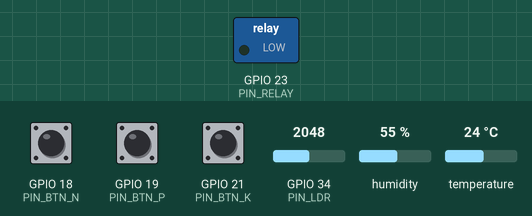
Recording of a sketch running on a simulated ESP32. Parts: switched loads named in the sketch (green lamp = pin HIGH). The test bench sets the inputs (shaded band); at power-on: humidity 55 %, GPIO 18 (PIN_BTN_N) HIGH, GPIO 19 (PIN_BTN_P) HIGH, GPIO 21 (PIN_BTN_K) HIGH, GPIO 34 (PIN_LDR) = 2048, temperature 24 °C. What the sketch prints to the serial monitor is not drawn.

Above: at 1.2 s.
1.3 s: humidity set to 51 %
4.0 s: humidity set to 48 %
At 6.5 s:
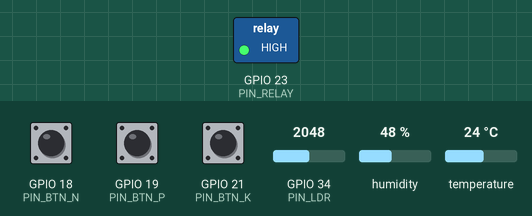
Timing chart, 0 to 8.0 s (numbered marks = the images above; inputs shaded):
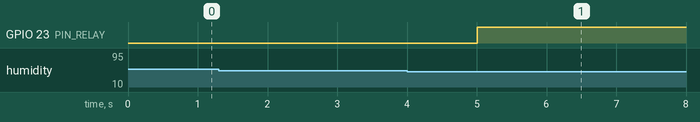

The sketch:

sketch.ino
```cpp
#include <Arduino.h>
#include <DHT.h>

// ==============================
// FarmTech Solutions - Fase 2
// ESP32 + Wokwi - Irrigação Inteligente para Goiaba
// Simulação didática:
// - N, P e K -> 3 botões (adequado=true / inadequado=false)
// - pH -> LDR (valor analógico mapeado para faixa de pH)
// - Umidade do solo -> DHT22 (proxy didático, embora meça umidade do ar)
// - Bomba d'água -> Relé azul
// - Chuva prevista -> pode ser informada via Serial (integração manual com Python)
// ==============================

#define DHTPIN 15
#define DHTTYPE DHT22

const int PIN_BTN_N = 18;
const int PIN_BTN_P = 19;
const int PIN_BTN_K = 21;
const int PIN_LDR   = 34;   // ADC
const int PIN_RELAY = 23;

DHT dht(DHTPIN, DHTTYPE);

float rainProbability = 0.0;   // % - pode vir do Python via Serial
float rainMmNext12h   = 0.0;   // mm - opcional
bool relayState = false;

unsigned long lastRead = 0;
const unsigned long READ_INTERVAL = 2500;

float mapFloat(float x, float in_min, float in_max, float out_min, float out_max) {
  return (x - in_min) * (out_max - out_min) / (in_max - in_min) + out_min;
}

float readPhFromLdr() {
  int raw = analogRead(PIN_LDR); // 0..4095
  // Mapeamento didático para aproximar a leitura a uma faixa agronômica utilizável.
  // Ajuste simples: 4.0 até 8.0
  float ph = mapFloat((float)raw, 0.0, 4095.0, 4.0, 8.0);
  return ph;
}

void processSerialCommands() {
  if (!Serial.available()) return;

  String cmd = Serial.readStringUntil('\n');
  cmd.trim();
  cmd.toUpperCase();

  if (cmd.startsWith("CHANCE=")) {
    rainProbability = cmd.substring(7).toFloat();
    Serial.print("[OK] Probabilidade de chuva atualizada para: ");
    Serial.print(rainProbability);
    Serial.println("%");
  } else if (cmd.startsWith("RAINMM=")) {
    rainMmNext12h = cmd.substring(7).toFloat();
    Serial.print("[OK] Chuva prevista nas próximas 12h: ");
    Serial.print(rainMmNext12h);
    Serial.println(" mm");
  } else if (cmd == "STATUS") {
    Serial.println("[INFO] Comandos aceitos:");
    Serial.println("  CHANCE=75   -> define probabilidade de chuva (%)");
    Serial.println("  RAINMM=3.2  -> define chuva prevista em mm");
    Serial.println("  STATUS      -> mostra ajuda");
  } else {
    Serial.println("[ERRO] Comando não reconhecido. Use STATUS para ajuda.");
  }
}

String buildReason(bool nOk, bool pOk, bool kOk, float ph, float humidity, bool rainForecast, int nutrientScore) {
  String reason = "";

  if (humidity < 50.0 && !rainForecast) {
    reason += "Solo muito seco: irrigacao prioritaria. ";
  } else if (humidity >= 50.0 && humidity < 65.0 && !rainForecast) {
    reason += "Solo abaixo da faixa didatica de seguranca. ";
  } else if (humidity >= 65.0) {
    reason += "Umidade suficiente. ";
  }

  if (rainForecast) {
    reason += "Previsao de chuva ativa. ";
  }

  if (ph < 5.5 || ph > 7.0) {
    reason += "pH fora da faixa de referencia. ";
  } else {
    reason += "pH em faixa aceitavel. ";
  }

  reason += "NPK adequados: ";
  reason += String(nutrientScore);
  reason += "/3. ";

  reason += "N=" + String(nOk ? "OK" : "BAIXO");
  reason += " P=" + String(pOk ? "OK" : "BAIXO");
  reason += " K=" + String(kOk ? "OK" : "BAIXO");

  return reason;
}

bool shouldIrrigate(bool nOk, bool pOk, bool kOk, float ph, float humidity) {
  int nutrientScore = (nOk ? 1 : 0) + (pOk ? 1 : 0) + (kOk ? 1 : 0);
  bool phIdeal = (ph >= 5.5 && ph <= 7.0);
  bool rainForecast = (rainProbability >= 60.0) || (rainMmNext12h >= 2.0);

  // Regra 1: solo muito seco -> liga, exceto se houver chuva prevista relevante.
  if (humidity < 50.0 && !rainForecast) {
    return true;
  }

  // Regra 2: solo moderadamente seco -> exige solo quimicamente mais próximo do alvo.
  if (humidity >= 50.0 && humidity < 65.0 && !rainForecast && phIdeal && nutrientScore >= 2) {
    return true;
  }

  return false;
}

void printCsvLine(unsigned long ts, float humidity, float ph, bool nOk, bool pOk, bool kOk, float chance, float rainMm, bool pump) {
  Serial.print("CSV,");
  Serial.print(ts);
  Serial.print(",");
  Serial.print(humidity, 2);
  Serial.print(",");
  Serial.print(ph, 2);
  Serial.print(",");
  Serial.print(nOk ? 1 : 0);
  Serial.print(",");
  Serial.print(pOk ? 1 : 0);
  Serial.print(",");
  Serial.print(kOk ? 1 : 0);
  Serial.print(",");
  Serial.print(chance, 2);
  Serial.print(",");
  Serial.print(rainMm, 2);
  Serial.print(",");
  Serial.println(pump ? 1 : 0);
}

void setup() {
  Serial.begin(115200);
  dht.begin();

  pinMode(PIN_BTN_N, INPUT_PULLUP);
  pinMode(PIN_BTN_P, INPUT_PULLUP);
  pinMode(PIN_BTN_K, INPUT_PULLUP);
  pinMode(PIN_RELAY, OUTPUT);

  digitalWrite(PIN_RELAY, LOW);

  Serial.println("========================================");
  Serial.println("FarmTech Solutions - Fase 2");
  Serial.println("Sistema de irrigacao inteligente - Goiaba");
  Serial.println("Comandos Serial: CHANCE=75 | RAINMM=3.2 | STATUS");
  Serial.println("Saida CSV: CSV,timestamp,humidity,ph,n,p,k,rainChance,rainMm,pump");
  Serial.println("========================================");
}

void loop() {
  processSerialCommands();

  if (millis() - lastRead < READ_INTERVAL) {
    return;
  }
  lastRead = millis();

  bool nOk = digitalRead(PIN_BTN_N) == LOW;
  bool pOk = digitalRead(PIN_BTN_P) == LOW;
  bool kOk = digitalRead(PIN_BTN_K) == LOW;

  float humidity = dht.readHumidity();
  float ph = readPhFromLdr();

  if (isnan(humidity)) {
    Serial.println("Falha ao ler o DHT22.");
    return;
  }

  int nutrientScore = (nOk ? 1 : 0) + (pOk ? 1 : 0) + (kOk ? 1 : 0);
  bool rainForecast = (rainProbability >= 60.0) || (rainMmNext12h >= 2.0);

  relayState = shouldIrrigate(nOk, pOk, kOk, ph, humidity);
  digitalWrite(PIN_RELAY, relayState ? HIGH : LOW);

  String reason = buildReason(nOk, pOk, kOk, ph, humidity, rainForecast, nutrientScore);

  Serial.println("\n----------- LEITURA ATUAL -----------");
  Serial.print("Umidade (proxy solo / DHT22): "); Serial.print(humidity, 2); Serial.println(" %");
  Serial.print("pH estimado (via LDR): "); Serial.println(ph, 2);
  Serial.print("N: "); Serial.println(nOk ? "adequado" : "baixo");
  Serial.print("P: "); Serial.println(pOk ? "adequado" : "baixo");
  Serial.print("K: "); Serial.println(kOk ? "adequado" : "baixo");
  Serial.print("Chance de chuva: "); Serial.print(rainProbability, 1); Serial.println(" %");
  Serial.print("Chuva prox. 12h: "); Serial.print(rainMmNext12h, 2); Serial.println(" mm");
  Serial.print("Bomba/Relé: "); Serial.println(relayState ? "LIGADO" : "DESLIGADO");
  Serial.print("Justificativa: "); Serial.println(reason);

  printCsvLine(millis(), humidity, ph, nOk, pOk, kOk, rainProbability, rainMmNext12h, relayState);
}
```

Measured:
- the behaviour switches between 50 and 49 % on humidity (found by bisection; images 0 and 1)
- after the input at 1.3 s, every drawn part: stays the same
- after the input at 4.0 s, GPIO 23 (PIN_RELAY): LOW → HIGH after 1.0 s
